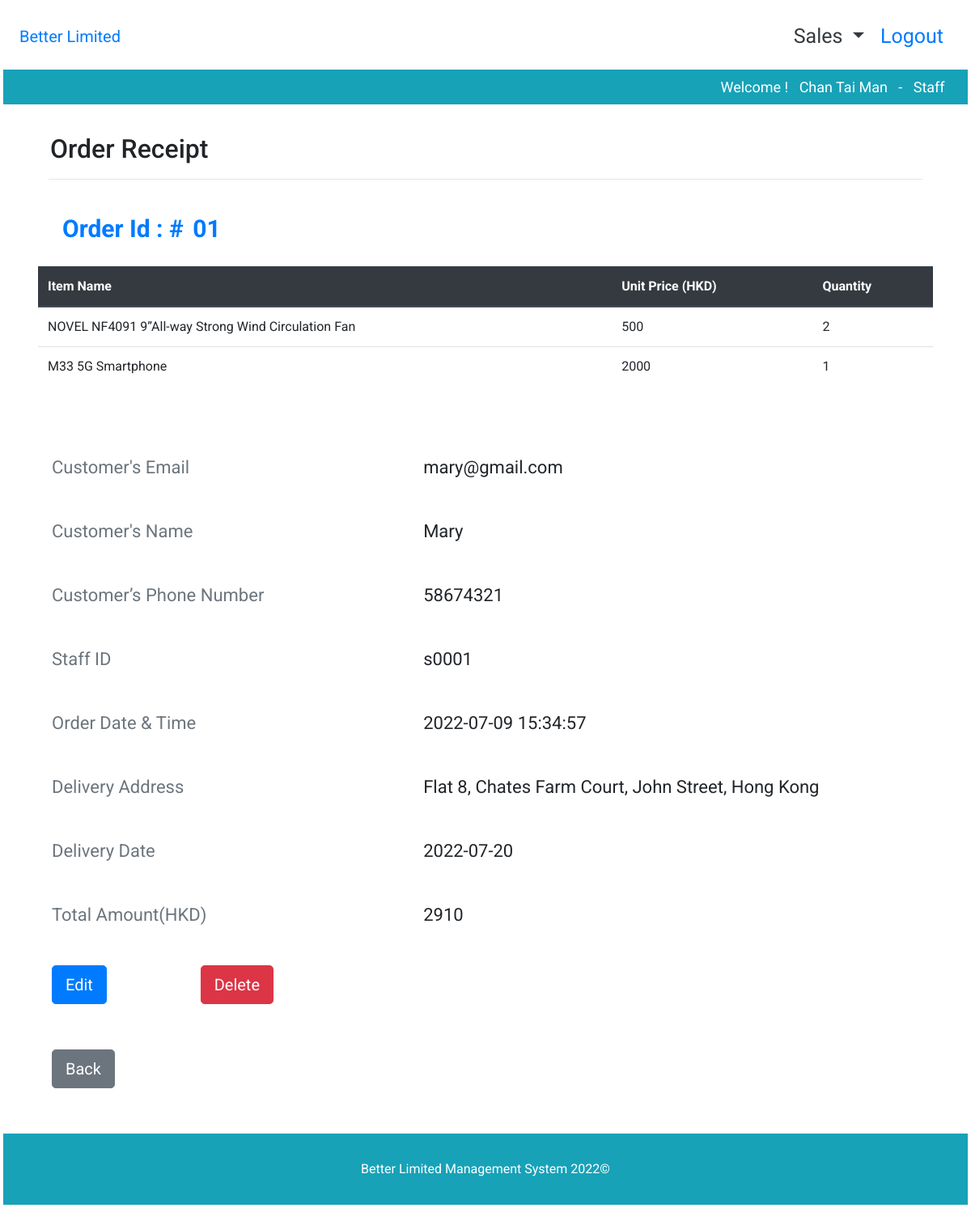
/SEA08_Phase2/orderDetail.php?orderId=01&staffId=s0001 (signed in), run on the app's committed database.
### tables this page shows
CREATE TABLE `Orders` (
  `orderID` varchar(255) NOT NULL,
  `customerEmail` varchar(50) NOT NULL,
  `staffID` varchar(50) NOT NULL,
  `dateTime` timestamp NOT NULL DEFAULT current_timestamp() ON UPDATE current_timestamp(),
  `deliveryAddress` varchar(255) DEFAULT NULL,
  `deliveryDate` date DEFAULT NULL,
  `orderAmount` double NOT NULL
);

CREATE TABLE `Customer` (
  `customerEmail` varchar(50) NOT NULL,
  `customerName` varchar(100) NOT NULL,
  `phoneNumber` varchar(255) DEFAULT NULL
);

### SEA08_Phase2/orderDetail.php (the view, shortened to what this page needs)
<?php
include 'header.php';
$orderId = $_GET['orderId'];
$conn = getDBconnection();
?>
<div class="py-2 bg-white">
    <div class="container">
        <div class="col-md-12 mx-auto pt-4">
            <h2>Order Receipt</h2>
            <hr>
        </div>
    </div>
</div>
<div class="container">
    <div class="col-md-12 ">
        <div class="orderTitle col-md-12 text-primary">
            <span>Order Id : # </span>
            <span id="orderId"><?php echo $orderId ?></span>
        </div>
        <div class="row mt-3">
            <table class="table table-hover sortable">
                <thead class="thead-dark">
                <tr>
                    <th>Item Name</th>
                    <th>Unit Price (HKD)</th>
                    <th>Quantity</th>
                </tr>
                </thead>
                <boby>
                    <?php
                    $sql = "SELECT Item.itemName, Item.price, ItemOrders.orderQuantity FROM ItemOrders inner join Item on ItemOrders.itemID = Item.itemID WHERE orderID = '$orderId'";
                    $query = mysqli_query($conn, $sql) or die(mysqli_error($conn));
                    if (mysqli_num_rows($query) > 0){
                        while($result = mysqli_fetch_assoc($query)){
                            echo <<<EOF
                    <tr>
					    <td>$result[itemName]</td>
                        <td>$result[price]</td>
                        <td>$result[orderQuantity]</td>
					</tr>
EOF;
                        }
                    }
                    ?>
                </boby>
            </table>
        </div>
        <?php
                $sql = "SELECT Orders.customerEmail, Customer.customerName, Customer.phoneNumber, Orders.staffID, Orders.dateTime, Orders.deliveryAddress, Orders.deliveryDate, Orders.orderAmount
FROM Orders INNER JOIN Customer ON Customer.customerEmail = Orders.customerEmail  WHERE orderID = '$orderId'";
                $query = mysqli_query($conn, $sql) or die(mysqli_error($conn));
                if($result2 = mysqli_fetch_assoc($query)) {
                    echo <<<EOF
        <div class="py-4">
            <div class='detailTitle row mt-3 py-4'>
                <div class='col-md-5 col-sm-12 text-secondary'>
                    Customer's Email
                </div>
                <div class='detailContent col-md-7 col-sm-12 '>
                    $result2[customerEmail]
                </div>
            </div>
            <div class='detailTitle row my-3'>
                <div class='col-md-5  col-sm-12 text-secondary'>
                    Customer's Name
                </div>
                <div class='detailContent col-md-7 col-sm-12 '>
                    $result2[customerName]
                </div>
            </div>
            <div class='detailTitle row my-3 py-4'>
                <div class='col-md-5  col-sm-12 text-secondary'>
                    Customer’s Phone Number
                </div>
                <div class='detailContent col-md-7 col-sm-12'>
                    $result2[phoneNumber]
                </div>
            </div>
            <div class='detailTitle row my-3'>
                <div class='col-md-5  col-sm-12 text-secondary'>
                    Staff ID
                </div>
                <div class='detailContent col-md-7 col-sm-12 '>
                    $result2[staffID]
                </div>
            </div>
            <div class='detailTitle row my-3 pt-4'>
                <div class='col-md-5  col-sm-12 text-secondary'>
                    Order Date &amp; Time
                </div>
                <div class='detailContent col-md-7 col-sm-12 '>
                    $result2[dateTime]
                </div>
            </div>
            <div class='detailTitle row my-3 py-4'>
                <div class='col-md-5  col-sm-12 text-secondary'>
                    Delivery Address
                </div>
                <div class='detailContent col-md-7 col-sm-12 '>
                    $result2[deliveryAddress]
                </div>
            </div>
            <div class='detailTitle row mt-3 '>
                <div class='col-md-5  col-sm-12 text-secondary'>
                    Delivery Date
                </div>
                <div class='detailContent col-md-7 col-sm-12 '>
                    $result2[deliveryDate]
                </div>
            </div>
            <div class='detailTitle row my-3 py-4'>
                <div class='col-md-5  col-sm-12 text-secondary'>
                    Total Amount(HKD)
                </div>
                <div class='detailContent col-md-7 col-sm-12 '>
                    $result2[orderAmount]
                </div>
            </div>
EOF;
        if($_SESSION["position"] == "Staff") {
                    echo <<<EOF
            <div class='row'>
                <div class='col-md-2  col-sm-12'>
                    <a href="editOrder.php?orderId=$_GET[orderId]" class='btn btn-primary btn-lg'>Edit</a>
                </div>
                <div class='col-md-2  col-sm-12'>
                    <a href='deleteOrder.php?orderId=$_GET[orderId]' class='btn btn-danger btn-lg' onclick="return confirm('Confirm to delete the order record ?')">Delete</a>
                </div>
            </div>
EOF;
        }
            if($_SESSION["position"] == "Staff") {
                            echo <<<EOF
            <div class='row'>
                <div class='col-md-5  col-sm-12 mt-5'>
                    <a href='orderRecord.php' class='btn btn-secondary btn-lg'>Back</a>
                </div>
            </div>
EOF;
                    }
            }
        ?>
        </div>
    </div>
</div>
<br>
<div class="bg-info">
    <div class="container my-3">
        <div class="row" style="">
            <div class="col-12 my-2 text-center text-white">
                Better Limited Management System 2022&copy;
            </div>
        </div>
    </div>
</div>
</body>
</html>

### SEA08_Phase2/css/style.css (style rules this page uses)
* { font-family: 'Roboto', sans-serif; padding: 2px 2px; box-sizing: border-box; }
#topic, .topic, .orderTitle { font-size:30px; font-weight: bold; }
.detailTitle, .detailContent { font-size:22px; }

### data on the page
orders: customerEmail "mary@gmail.com", customerEmail.customerName "Mary", customerEmail.phoneNumber "58674321", staffID "s0001", dateTime "2022-07-09 15:34:57", deliveryAddress "Flat 8, Chates Farm Court, John Street, Hong Kong", deliveryDate "2022-07-20", orderAmount "2910"

### other printed values
$_SESSION["staffName"] "Chan Tai Man"
$_SESSION["position"] "Staff"
$orderId "01"
$result[itemName] "NOVEL NF4091 9”All-way Strong Wind Circulation Fan"
$result[price] "500"
$result[orderQuantity] "2"
$result[itemName] "M33 5G Smartphone"
$result[price] "2000"
$result[orderQuantity] "1"
